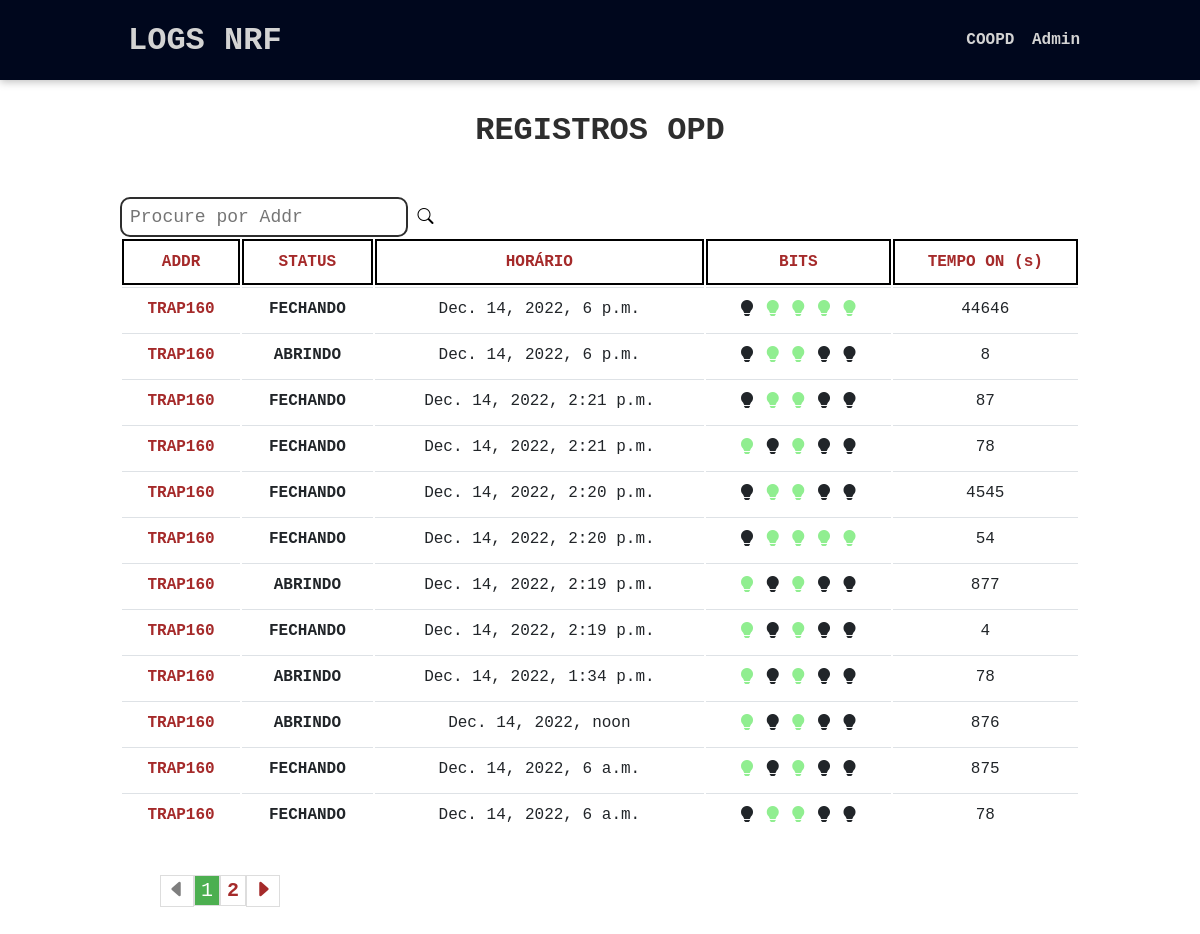
Page /dispositivo/TRAP160 on the committed database.
### controle_opd/models.py (models this page shows, shortened)
class ReportModel(models.Model):
    addr = models.ForeignKey(DispModel, on_delete=models.CASCADE, related_name="reports")
    status = models.CharField(max_length=100)
    bits = models.CharField(max_length=50)
    horario = models.DateTimeField()
    timestamp = models.IntegerField()

class DispModel(models.Model):
    addr = models.CharField(max_length=100, unique=True)
    local = models.CharField(max_length=100)
    funcao = models.CharField(max_length=400)
    nome = models.CharField(max_length=100)
    def __str__(self):
        return self.addr

### controle_opd/views.py (the view)
# urls.py: path("dispositivo/<slug:slug>", view=views.SingleAddr.as_view(), name="single-addr")
class SingleAddr(ListView):
    template_name = 'controle_opd/index.html'
    model = ReportModel
    ordering = ["-horario"]
    context_object_name = "records"
    paginate_by = 12
    def get_queryset(self):
        queryset = super().get_queryset()
        if self.kwargs.get('slug'):
            queryset = queryset.filter(addr__addr__contains=self.kwargs['slug'])
        data = queryset
        return data

### controle_opd/templates/controle_opd/index.html (shortened to what this page needs)
{% extends 'base.html' %}
{% load static %}
{% block css_files %}
<link rel="stylesheet" href="{% static 'index.css' %}" />
<link rel="stylesheet" href="{% static 'records.css' %}"/>
{% endblock css_files %}
{% block content %}
<section id="registers">
    <h2>REGISTROS OPD</h2>
    <div class="table-responsive">
        <input type="text" id="search_addr" onkeyup="filter_func()" placeholder="Procure por Addr">
        <label for="search_addr"><i class="bi bi-search"></i></label>
        <table class="table" id="table_log">
            {% include "controle_opd/partials/table.html" %}
        </table>
    </div>
    {% include "controle_opd/partials/pagination.html" %}
</section>
{% endblock content %}

### controle_opd/templates/controle_opd/partials/table.html (shortened to what this page needs)
<thead style="color: brown;">
    <tr>
        <th>ADDR</th>
        <th>STATUS</th>
        <th>HORÁRIO</th>
        <th>BITS</th>
        <th>TEMPO ON (s)</th>
    </tr>
</thead>
<tbody>
    {% for rec in records %}
    <tr>
        <td><a href="{% url 'single-addr' rec.addr %}">{{ rec.addr }}</a></td>
        <td><b>{{ rec.status }}</b></td>
        <td>{{ rec.horario }}</td>
        <td>{% for bit in rec.bits %}
            {% if bit == '0' %}<i class="bi bi-lightbulb-fill"></i>
            {% elif bit == '1' %}<i class="bi bi-lightbulb-fill" style="color: lightgreen"></i>
            {% endif %}
            {% endfor %}</td>
        <td>{{ rec.timestamp }}</td>
    </tr>
    {% endfor %}
</tbody>

### static/app.css (style rules this page uses)
* { box-sizing: border-box; }
html { font-family:'Courier New', Courier, monospace; }
body { margin: 0; }
h1, h2, h3 { font-family: 'Courier New', Courier; font-weight: bold; }

### controle_opd/static/index.css (style rules this page uses)
#registers { margin: 7rem auto; width: 90%; max-width: 60rem; }
#registers h2 { text-align: center; font-size: 2rem; color: #2e2e2e; margin: 3rem 0; }
#registers a { color: brown; font-weight: bold; text-decoration: none; }
input { border: 2px solid #2e2e2e; border-radius: 10px; height: 2.5rem; padding-left: 0.5rem; width: 30%; font-family: 'Courier New', Courier; font-size: 18px; }

### controle_opd/static/records.css (style rules this page uses)
.table-responsive { display:block; width:100%; overflow-x:auto; -webkit-overflow-scrolling:touch; }
.table { width:100%; margin-bottom:1rem; color:#212529; background-color:transparent }
.table td, .table th { padding:.75rem; vertical-align:top; border-top:1px solid #dee2e6; text-align: center; }
.table thead th { vertical-align:bottom; border:2px solid #000000 }

### rows in the picture
ReportModel: addr "TRAP160", status "FECHANDO", horario "Dec. 14, 2022, 6 p.m.", bits "0 1 1 1 1" (drawn), timestamp "44646"
ReportModel: addr "TRAP160", status "ABRINDO", horario "Dec. 14, 2022, 6 p.m.", timestamp "8"
ReportModel: addr "TRAP160", status "FECHANDO", horario "Dec. 14, 2022, 2:21 p.m.", timestamp "87"
ReportModel: addr "TRAP160", status "FECHANDO", horario "Dec. 14, 2022, 2:21 p.m.", timestamp "78"
ReportModel: addr "TRAP160", status "FECHANDO", horario "Dec. 14, 2022, 2:20 p.m.", timestamp "4545"
ReportModel: addr "TRAP160", status "FECHANDO", horario "Dec. 14, 2022, 2:20 p.m.", bits "0 1 1 1 1" (drawn), timestamp "54"
ReportModel: addr "TRAP160", status "ABRINDO", horario "Dec. 14, 2022, 2:19 p.m.", timestamp "877"
ReportModel: addr "TRAP160", status "FECHANDO", horario "Dec. 14, 2022, 2:19 p.m.", timestamp "4"
ReportModel: addr "TRAP160", status "ABRINDO", horario "Dec. 14, 2022, 1:34 p.m.", timestamp "78"
ReportModel: addr "TRAP160", status "ABRINDO", horario "Dec. 14, 2022, noon", timestamp "876"
ReportModel: addr "TRAP160", status "FECHANDO", horario "Dec. 14, 2022, 6 a.m.", timestamp "875"
ReportModel: addr "TRAP160", status "FECHANDO", horario "Dec. 14, 2022, 6 a.m.", timestamp "78"

### other values in the picture
{{ i }} "1"
{{ i }} "2"
